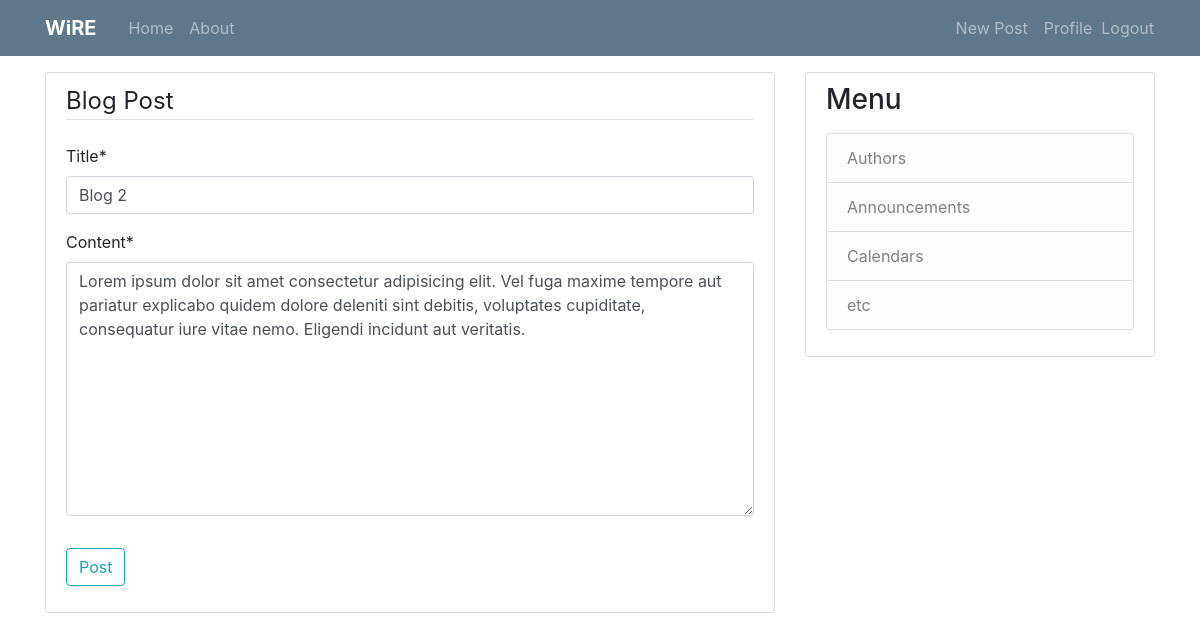
The page /post/5/update/ (signed in) on the database its author committed.
### wireium/models.py (models this page shows, shortened)
class post(models.Model):
    title = models.CharField(max_length=100)
    content = models.TextField()
    date_posted = models.DateTimeField(default=timezone.now)
    author = models.ForeignKey(User, on_delete=models.CASCADE)

### wireium/views.py (the view, shortened to what this page needs)
# urls.py: path("post/<int:pk>/update/", PostUpdateView.as_view(), name="post-update"),
class PostUpdateView(LoginRequiredMixin, UserPassesTestMixin, UpdateView):
    model = post
    fields = ["title", "content"]
    def test_func(self):
        post = self.get_object()
        if self.request.user == post.author:
            return True
        return False

### wireium/templates/wireium/post_form.html (shortened to what this page needs)
{% extends "wireium/base_2.html" %}
{% load crispy_forms_tags %}
{% block content %}
    <br><br><br>
    <div class="content-section">
        <form method="POST">
            <fieldset class="form-group">
                <legend class="border-bottom mb-4">Blog Post</legend>
                {{ form|crispy }}
            </fieldset>
            <div class="form-group">
                <button class="btn btn-outline-info" type="submit">Post</button>
            </div>
        </form>
    </div>
{% endblock content %}

### wireium/static/wireium/main_2.css (style rules this page uses)
body { background: #fafafa; color: #333333; margin-top: 5rem; }
.content-section { background: #ffffff; padding: 10px 20px; border: 1px solid #dddddd; border-radius: 3px; margin-bottom: 20px; }

### rows shown on the page
post: title "Blog 2", content "Lorem ipsum dolor sit amet consectetur adipisicing elit. Vel fuga maxime tempore aut pariatur explicabo quidem dolore deleniti sint debitis, voluptates cupiditate, consequatur iure vitae nemo. Eligendi incidunt aut veritatis."
